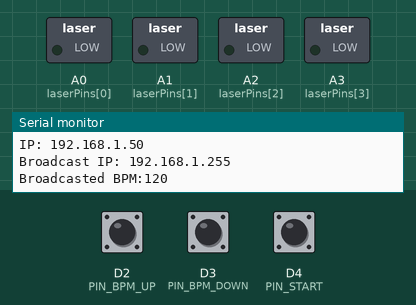
Simulated run of this sketch. Board: Arduino Uno R4 WiFi. Shown: switched loads named in the sketch (green lamp = pin HIGH), the last lines printed to the serial monitor. The inputs (shaded band) are chosen by the test bench; at power-on: D4 (PIN_START) HIGH, D2 (PIN_BPM_UP) HIGH, D3 (PIN_BPM_DOWN) HIGH. WiFi joins after 1.5 s; servers stay silent unless stated.

Above: at 3.7 s.
3.8 s: D4 (PIN_START) pulled LOW for 0.15 s
At 3.95 s:
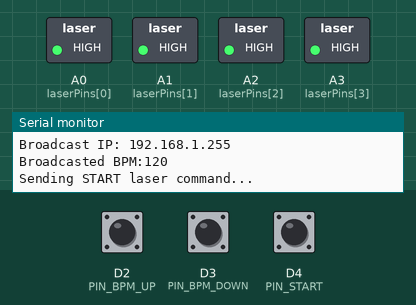
5.9 s: D2 (PIN_BPM_UP) pulled LOW for 0.15 s
7.5 s: D4 (PIN_START) pulled LOW for 1 s
Timing chart, 0 to 10.5 s (numbered marks = the images above; inputs shaded):
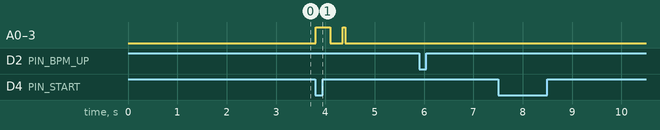

The sketch:

send.ino
```cpp
#include <WiFiS3.h>
#include <WiFiUdp.h>

// --- Wi-Fiと通信の設定 ---
char ssid[] = "hackathon010-WPA2";
char pass[] = "hackathon010";
int status = WL_IDLE_STATUS;

WiFiUDP Udp;

// [FIX] 送信側のローカルポートと宛先ポートを分ける
unsigned int localPort = 9090; // 送信側が使うローカルポート（受信側と別にする）
unsigned int destPort  = 8080; // 受信側が listen しているポート

// [FIX] 接続後にIPとサブネットマスクから自動計算する
IPAddress broadcastIP;

// --- 使うピンの番号 ---
const int PIN_BPM_UP   = 2;
const int PIN_BPM_DOWN = 3;
const int PIN_START    = 4;

// --- 【追加】レーザ通信用のピン（conductor_v4.inoより） ---
const int laserPins[] = {A0, A1, A2, A3};
// --------------------------------------------------------

// --- BPMの上下限 ---
const float BPM_MIN = 30.0;
const float BPM_MAX = 240.0;

// --- 状態を覚えておくための変数 ---
float currentBPM = 120.0;
bool lastUpState    = HIGH;
bool lastDownState  = HIGH;
bool lastStartState = HIGH;

unsigned long previousTime = 0;
int currentBeat = 1;
int currentBar  = 1;
bool isPlaying  = false;

void setup() {
  Serial.begin(9600);

  pinMode(PIN_BPM_UP,   INPUT_PULLUP);
  pinMode(PIN_BPM_DOWN, INPUT_PULLUP);
  pinMode(PIN_START,    INPUT_PULLUP);

  // --- 【追加】レーザピンの初期化 ---
  for (int i = 0; i < 4; i++) {
    pinMode(laserPins[i], OUTPUT);
    digitalWrite(laserPins[i], LOW);
  }
  // ------------------------------

  // --- Wi-Fiへの接続処理 ---
  Serial.print("Connecting to: ");
  Serial.println(ssid);

  while (status != WL_CONNECTED) {
    status = WiFi.begin(ssid, pass);
    delay(1000);
  }
  Serial.println("Connected!");
  Serial.print("IP: ");
  Serial.println(WiFi.localIP());

  // [FIX] 接続後にブロードキャストIPを自動計算
  IPAddress ip     = WiFi.localIP();
  IPAddress subnet = WiFi.subnetMask();

  for (int i = 0; i < 4; i++) {
    broadcastIP[i] = (ip[i] & subnet[i]) | (~subnet[i] & 0xFF);
  }
  Serial.print("Broadcast IP: ");
  Serial.println(broadcastIP);

  // [FIX] 送信側は localPort (9090) でバインド → destPort (8080) に送る
  Udp.begin(localPort);

  // [FIX] 起動時に現在のBPMをブロードキャスト
  broadcastTempoData();
}

void loop() {
  checkButtons();
  countBeats();
}

// ==========================================
// 処理関数
// ==========================================

void checkButtons() {
  bool upState    = digitalRead(PIN_BPM_UP);
  bool downState  = digitalRead(PIN_BPM_DOWN);
  bool startState = digitalRead(PIN_START);

  bool isBpmChanged = false;

  // BPMアップ
  if (lastUpState == HIGH && upState == LOW) {
    currentBPM += 5.0;
    if (currentBPM > BPM_MAX) currentBPM = BPM_MAX;
    isBpmChanged = true;
  }

  // BPMダウン
  if (lastDownState == HIGH && downState == LOW) {
    currentBPM -= 5.0;
    if (currentBPM < BPM_MIN) currentBPM = BPM_MIN;
    isBpmChanged = true;
  }

  if (isBpmChanged) {
    Serial.print("BPM:");
    Serial.println(currentBPM);
    broadcastTempoData();
    delay(50);
  }

  // スタート/ストップ
  if (lastStartState == HIGH && startState == LOW) {
    if (!isPlaying) {

      // --- 【変更】チームのコードを参考に、レーザ発射(3ビット送信)を追加 ---
      Serial.println("Sending START laser command...");
      sendLaserCommand(0b001, -1); // 0b001(START)を全レーザに送信
      // -------------------------------------------------------------

      isPlaying = true;
      currentBeat = 1;
      currentBar  = 1;
      // ★レーザの送信が完全に終わった「今」をカウントの基準時間にする
      previousTime = millis();
      broadcastTempoData(); // スタート時にも現在BPMを送信
      Serial.println("START (Count Started)");
    } else {
      isPlaying = false;
      Serial.println("STOP");
    }
    delay(50);
  }

  lastUpState    = upState;
  lastDownState  = downState;
  lastStartState = startState;
}

// 楽器側ArduinoへUDPブロードキャストでBPMを送信
void broadcastTempoData() {
  Udp.beginPacket(broadcastIP, destPort);
  Udp.print("BPM:");
  Udp.print((int)currentBPM);
  Udp.endPacket();

  Serial.print("Broadcasted BPM:");
  Serial.println((int)currentBPM);
}

void countBeats() {
  if (!isPlaying) return;

  float beatTime = 60000.0 / currentBPM;
  unsigned long currentTime = millis();

  if (currentTime - previousTime >= (unsigned long)beatTime) {
    previousTime += (unsigned long)beatTime;

    Serial.print("PLAY:");
    Serial.print(currentBar);
    Serial.print(",");
    Serial.println(currentBeat);

    currentBeat++;
    if (currentBeat > 4) {
      currentBeat = 1;
      currentBar++;
    }
  }
}

// ==========================================
// --- 【追加】conductor_v4.ino のレーザ送信関数 ---
// ==========================================
void sendLaserCommand(byte command, int target) {
  // 開始合図：300ms連続点灯 → 50ms消灯
  setLaserState(target, HIGH);
  delay(300);
  setLaserState(target, LOW);
  delay(50);

  // 3ビットをMSBから順に送信（1=点灯50ms, 0=消灯50ms）
  for (int bit = 2; bit >= 0; bit--) {
    int bitValue = (command >> bit) & 0x01;
    if (bitValue == 1) {
      setLaserState(target, HIGH);
    } else {
      setLaserState(target, LOW);
    }
    delay(50);
    setLaserState(target, LOW);
    delay(50);
  }
}

void setLaserState(int target, int state) {
  if (target == -1) {
    for (int i = 0; i < 4; i++) digitalWrite(laserPins[i], state);
  } else {
    digitalWrite(laserPins[target], state);
  }
}
```

Measured:
- after the input at 3.8 s, A0 (laserPins[0]), A1 (laserPins[1]), A2 (laserPins[2]), A3 (laserPins[3]): LOW → HIGH at once, → LOW 0.30 s later, → HIGH 0.25 s later, → LOW 0.05 s later
